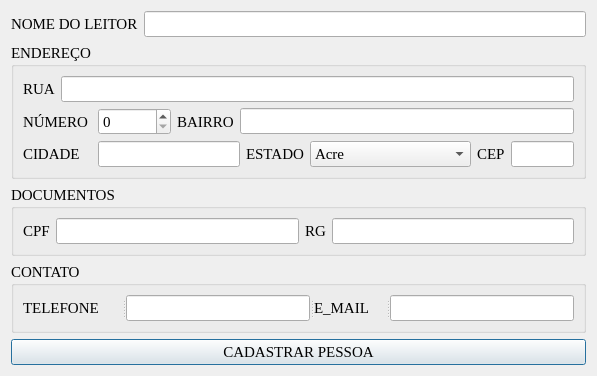
<?xml version="1.0" encoding="UTF-8"?>
<ui version="4.0">
 <class>cadastro</class>
 <widget class="QDialog" name="cadastro">
  <property name="geometry">
   <rect>
    <x>0</x>
    <y>0</y>
    <width>597</width>
    <height>334</height>
   </rect>
  </property>
  <property name="windowTitle">
   <string>CADASTRO DO LEITOR</string>
  </property>
  <layout class="QGridLayout" name="gridLayout_2">
   <item row="0" column="0">
    <layout class="QVBoxLayout" name="verticalLayout">
     <item>
      <layout class="QHBoxLayout" name="horizontalLayout_2">
       <item>
        <widget class="QLabel" name="label_2">
         <property name="font">
          <font>
           <family>Times New Roman</family>
           <pointsize>11</pointsize>
          </font>
         </property>
         <property name="text">
          <string>NOME DO LEITOR</string>
         </property>
        </widget>
       </item>
       <item>
        <widget class="QLineEdit" name="NOME">
         <property name="font">
          <font>
           <family>Times New Roman</family>
           <pointsize>11</pointsize>
          </font>
         </property>
        </widget>
       </item>
      </layout>
     </item>
    </layout>
   </item>
   <item row="1" column="0">
    <widget class="QGroupBox" name="groupBox">
     <property name="font">
      <font>
       <family>Times New Roman</family>
       <pointsize>11</pointsize>
      </font>
     </property>
     <property name="title">
      <string>ENDEREÇO</string>
     </property>
     <layout class="QGridLayout" name="gridLayout">
      <item row="0" column="0">
       <widget class="QLabel" name="label_3">
        <property name="font">
         <font>
          <family>Times New Roman</family>
          <pointsize>11</pointsize>
         </font>
        </property>
        <property name="text">
         <string>RUA</string>
        </property>
       </widget>
      </item>
      <item row="0" column="1" colspan="8">
       <widget class="QLineEdit" name="RUA">
        <property name="font">
         <font>
          <family>Times New Roman</family>
          <pointsize>11</pointsize>
         </font>
        </property>
       </widget>
      </item>
      <item row="1" column="0" colspan="2">
       <widget class="QLabel" name="label_4">
        <property name="font">
         <font>
          <family>Times New Roman</family>
          <pointsize>11</pointsize>
         </font>
        </property>
        <property name="text">
         <string>NÚMERO </string>
        </property>
       </widget>
      </item>
      <item row="1" column="2">
       <widget class="QSpinBox" name="NUMERO">
        <property name="font">
         <font>
          <family>Times New Roman</family>
          <pointsize>11</pointsize>
         </font>
        </property>
        <property name="maximum">
         <number>999999999</number>
        </property>
       </widget>
      </item>
      <item row="1" column="3">
       <widget class="QLabel" name="label_5">
        <property name="font">
         <font>
          <family>Times New Roman</family>
          <pointsize>11</pointsize>
         </font>
        </property>
        <property name="text">
         <string>BAIRRO</string>
        </property>
       </widget>
      </item>
      <item row="1" column="4" colspan="5">
       <widget class="QLineEdit" name="BAIRRO">
        <property name="font">
         <font>
          <family>Times New Roman</family>
          <pointsize>11</pointsize>
         </font>
        </property>
       </widget>
      </item>
      <item row="2" column="0" colspan="2">
       <widget class="QLabel" name="label_6">
        <property name="font">
         <font>
          <family>Times New Roman</family>
          <pointsize>11</pointsize>
         </font>
        </property>
        <property name="text">
         <string>CIDADE</string>
        </property>
       </widget>
      </item>
      <item row="2" column="2" colspan="3">
       <widget class="QLineEdit" name="CIDADE">
        <property name="font">
         <font>
          <family>Times New Roman</family>
          <pointsize>11</pointsize>
         </font>
        </property>
       </widget>
      </item>
      <item row="2" column="5">
       <widget class="QLabel" name="label_7">
        <property name="font">
         <font>
          <family>Times New Roman</family>
          <pointsize>11</pointsize>
         </font>
        </property>
        <property name="text">
         <string>ESTADO</string>
        </property>
       </widget>
      </item>
      <item row="2" column="6">
       <widget class="QComboBox" name="ESTADO">
        <property name="font">
         <font>
          <family>Times New Roman</family>
          <pointsize>11</pointsize>
         </font>
        </property>
        <item>
         <property name="text">
          <string>Acre</string>
         </property>
        </item>
        <item>
         <property name="text">
          <string>Alagoas</string>
         </property>
        </item>
        <item>
         <property name="text">
          <string>Amapá</string>
         </property>
        </item>
        <item>
         <property name="text">
          <string>Amazonas</string>
         </property>
        </item>
        <item>
         <property name="text">
          <string>Bahia</string>
         </property>
        </item>
        <item>
         <property name="text">
          <string>Ceará</string>
         </property>
        </item>
        <item>
         <property name="text">
          <string>Distrito Federal</string>
         </property>
        </item>
        <item>
         <property name="text">
          <string>Espírito Santo </string>
         </property>
        </item>
        <item>
         <property name="text">
          <string>Goiás</string>
         </property>
        </item>
        <item>
         <property name="text">
          <string>Maranhão</string>
         </property>
        </item>
        <item>
         <property name="text">
          <string>Mato Grosso</string>
         </property>
        </item>
        <item>
         <property name="text">
          <string>Mato Grosso do Sul</string>
         </property>
        </item>
        <item>
         <property name="text">
          <string>Minas Gerais </string>
         </property>
        </item>
        <item>
         <property name="text">
          <string>Pará </string>
         </property>
        </item>
        <item>
         <property name="text">
          <string>Paraíba</string>
         </property>
        </item>
        <item>
         <property name="text">
          <string>Paraná</string>
         </property>
        </item>
        <item>
         <property name="text">
          <string>Pernambuco</string>
         </property>
        </item>
        <item>
         <property name="text">
          <string>Piauí </string>
         </property>
        </item>
        <item>
         <property name="text">
          <string>Rio de Janeiro</string>
         </property>
        </item>
        <item>
         <property name="text">
          <string>Rio Grande do Norte</string>
         </property>
        </item>
        <item>
         <property name="text">
          <string>Rio Grande do Sul</string>
         </property>
        </item>
        <item>
         <property name="text">
          <string>Rondônia</string>
         </property>
        </item>
        <item>
         <property name="text">
          <string>Roraima</string>
         </property>
        </item>
        <item>
         <property name="text">
          <string>Santa Catarina</string>
         </property>
        </item>
        <item>
         <property name="text">
          <string>São Paulo</string>
         </property>
        </item>
        <item>
         <property name="text">
          <string>Sergipe</string>
         </property>
        </item>
        <item>
         <property name="text">
          <string>Tocantins</string>
         </property>
        </item>
       </widget>
      </item>
      <item row="2" column="7">
       <widget class="QLabel" name="label_8">
        <property name="font">
         <font>
          <family>Times New Roman</family>
          <pointsize>11</pointsize>
         </font>
        </property>
        <property name="text">
         <string>CEP</string>
        </property>
       </widget>
      </item>
      <item row="2" column="8">
       <widget class="QLineEdit" name="CEP">
        <property name="font">
         <font>
          <family>Times New Roman</family>
          <pointsize>11</pointsize>
         </font>
        </property>
        <property name="inputMask">
         <string/>
        </property>
       </widget>
      </item>
     </layout>
    </widget>
   </item>
   <item row="2" column="0">
    <widget class="QGroupBox" name="groupBox_3">
     <property name="font">
      <font>
       <family>Times New Roman</family>
       <pointsize>11</pointsize>
      </font>
     </property>
     <property name="title">
      <string>DOCUMENTOS</string>
     </property>
     <layout class="QHBoxLayout" name="horizontalLayout_4">
      <item>
       <layout class="QHBoxLayout" name="horizontalLayout_3">
        <item>
         <widget class="QLabel" name="label_11">
          <property name="text">
           <string>CPF</string>
          </property>
         </widget>
        </item>
        <item>
         <widget class="QLineEdit" name="CPF">
          <property name="inputMask">
           <string/>
          </property>
         </widget>
        </item>
        <item>
         <widget class="QLabel" name="label_12">
          <property name="text">
           <string>RG</string>
          </property>
         </widget>
        </item>
        <item>
         <widget class="QLineEdit" name="RG"/>
        </item>
       </layout>
      </item>
     </layout>
    </widget>
   </item>
   <item row="3" column="0">
    <widget class="QGroupBox" name="groupBox_2">
     <property name="font">
      <font>
       <family>Times New Roman</family>
       <pointsize>11</pointsize>
      </font>
     </property>
     <property name="title">
      <string>CONTATO</string>
     </property>
     <layout class="QHBoxLayout" name="horizontalLayout_7">
      <item>
       <widget class="QSplitter" name="splitter_2">
        <property name="orientation">
         <enum>Qt::Horizontal</enum>
        </property>
        <widget class="QLabel" name="label_9">
         <property name="font">
          <font>
           <family>Times New Roman</family>
           <pointsize>11</pointsize>
          </font>
         </property>
         <property name="text">
          <string>TELEFONE</string>
         </property>
        </widget>
        <widget class="QLineEdit" name="TELEFONE">
         <property name="font">
          <font>
           <family>Times New Roman</family>
           <pointsize>11</pointsize>
          </font>
         </property>
         <property name="inputMask">
          <string/>
         </property>
        </widget>
        <widget class="QLabel" name="label_10">
         <property name="font">
          <font>
           <family>Times New Roman</family>
           <pointsize>11</pointsize>
          </font>
         </property>
         <property name="text">
          <string>E_MAIL</string>
         </property>
        </widget>
        <widget class="QLineEdit" name="E_MAIL">
         <property name="font">
          <font>
           <family>Times New Roman</family>
           <pointsize>11</pointsize>
          </font>
         </property>
        </widget>
       </widget>
      </item>
     </layout>
    </widget>
   </item>
   <item row="4" column="0">
    <widget class="QPushButton" name="pushButton">
     <property name="font">
      <font>
       <family>Times New Roman</family>
       <pointsize>11</pointsize>
      </font>
     </property>
     <property name="text">
      <string>CADASTRAR PESSOA</string>
     </property>
    </widget>
   </item>
  </layout>
 </widget>
 <resources/>
 <connections/>
</ui>
